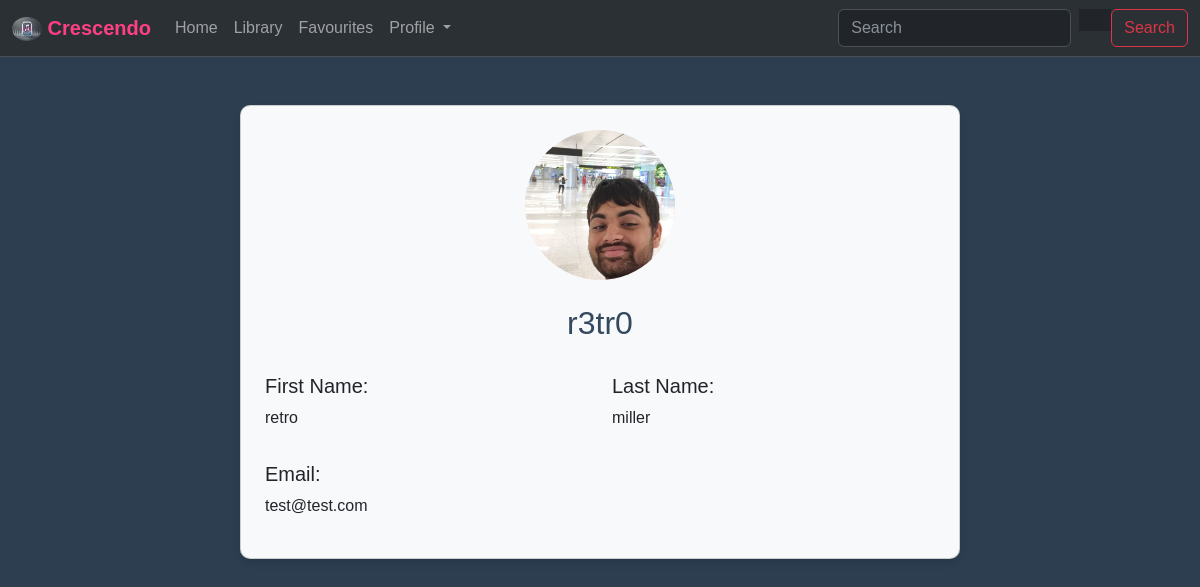
The app's page /accounts/user/profile/ (signed in) with its own data.
### accounts/models.py (models this page shows, shortened)
class UserProfile(models.Model):
    user = models.OneToOneField(User, on_delete=models.CASCADE)
    profile_pic = models.ImageField(upload_to="userProfilePictures/", default="defaults/default_user.svg")
    profile_pic_external = models.URLField(null=True, blank=True)
    preference_tags = models.TextField(null=True, blank=True)
    favourite_songs = models.ManyToManyField(Song, blank=True)

### accounts/views.py (the view)
# urls.py: path('user/profile/', views.load_profile, name="load_profile"),
def load_profile(request):
    profile = UserProfile.objects.get(user=request.user)
    data = {
        "user":profile
    }
    return render(request, "profile.html", context=data)

### MusicApp/templates/profile.html (shortened to what this page needs)
{% extends "base.html" %}
{% load static %}
{% block extra_css %}
    <link rel="stylesheet" href="{% static 'css/profile.css' %}">
{% endblock %}
{% block content %}
        <div class="container mt-5">
            <div class="row justify-content-center">
                <div class="col-md-8">
                    <div class="card p-4 text-dark">
                        <div class="text-center mb-4">
                            {% if user.profile_pic %}
                                <img src="{{ user.profile_pic.url }}" class="rounded-circle img-fluid" style="width: 150px; height: 150px;">
                            {% else %}
                                <img src="{% static 'images/defaultProfilePic.jpg' %}" alt="{{ user.user.username }}" class="rounded-circle img-fluid" style="width: 150px; height: 150px;">
                            {% endif %}
                        </div>
                        <h2 class="text-center">{{ user.user.username }}</h2>
                        <div class="row mt-4">
                            <div class="col-md-6">
                                <h5>First Name:</h5>
                                {% if user.user.first_name %}
                                  <p>{{ user.user.first_name }}</p>
                                {% else %}
                                  <p>None</p>
                                {% endif %}
                            </div>
                            <div class="col-md-6">
                                <h5>Last Name:</h5>
                                {% if user.user.last_name %}
                                  <p>{{ user.user.last_name }}</p>
                                {% else %}
                                  <p>None</p>
                                {% endif %}
                            </div>
                            <div class="col-12 mt-3">
                                <h5>Email:</h5>
                                {% if user.user.email %}
                                    <p>{{ user.user.email }}</p>
                                {% else %}
                                    <p>No email set</p>
                                {% endif %}
                            </div>
                        </div>
                    </div>
                </div>
            </div>
        </div>
{% endblock %}

### MusicApp/static/css/base.css (style rules this page uses)
body { font-family: 'Poppins', sans-serif; background-color: #2c3e50; color: #fff; margin: 0; padding: 0; }

### static/css/profile.css (style rules this page uses)
.card { background-color: #f8f9fa; border-radius: 10px; box-shadow: 0 4px 8px rgba(0, 0, 0, 0.1); }
.card h2 { color: #34495e; }
.img-fluid { object-fit: cover; }

### records on screen
UserProfile: profile_pic (picture), user.username "r3tr0", user.first_name "retro", user.last_name "miller", user.email "test@test.com"
